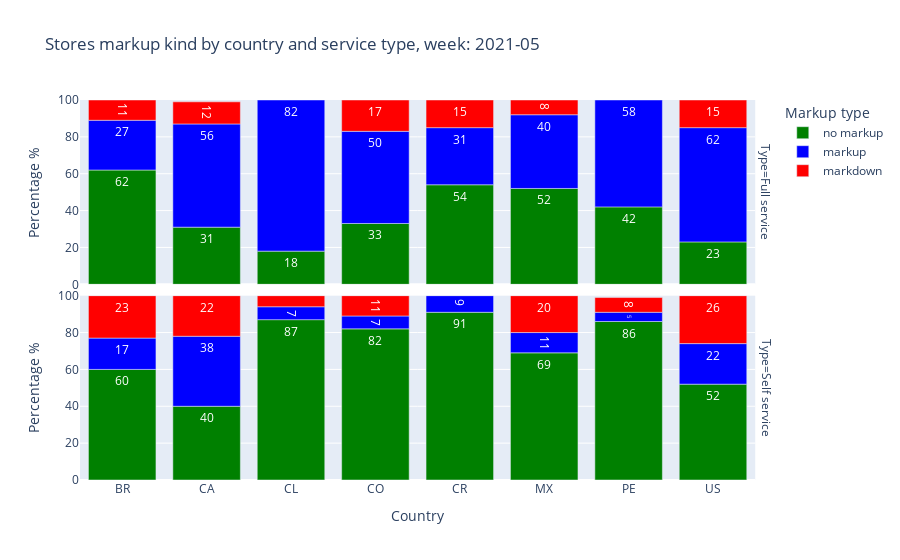

The code cell stored with this chart in its notebook:
### Code cell
#Gráfico "Stores markup kind by country and service type"

markup_cs_type['percentage']=markup_cs.groupby(['country', 'service_type','markup_type']).size().groupby(['country', 'service_type']).apply(lambda x: 100 * x / float(x.sum())).values.round(0)

fig = px.bar(markup_cs_type, 
             x="country",
             y='percentage', 
             color='markup_type',
             hover_data=['count'],
             color_discrete_sequence=['green','blue','red'],range_y=[0,100],
             title="Stores markup kind by country and service type, week: "+str(week[0]),
             labels={'count':'Number of Stores','country':'Country','service_type':'Type','markup_type':'Markup type','percentage':'Percentage %'}
             ,facet_row="service_type",
             category_orders={"service_type": ["Full service", "Self service"],'markup_type':['no markup','markup','markdown']},
            text='percentage')
fig.update_yaxes(matches=None)
#fig.add_annotation(x='CO', y=1,
           # text="Markup/markdown considers relative markup above 1% or below -1%",showarrow=False)
fig.show()

### Figure 1 — Plotly figure (JSON) as saved in the notebook; plotly's stock layout.template omitted (floating-point values rounded to 4 significant figures)
{"data": [{"alignmentgroup": "True", "customdata": [[28], [5], [2], [4], [7], [21], [5], [3]], "hovertemplate": "Markup type=no markup<br>Type=Full service<br>Country=%{x}<br>Percentage %=%{text}<br>Number of Stores=%{customdata[0]}<extra></extra>", "legendgroup": "no markup", "marker": {"color": "green"}, "name": "no markup", "offsetgroup": "no markup", "orientation": "v", "showlegend": true, "text": [62, 31, 18, 33, 54, 52, 42, 23], "textposition": "auto", "type": "bar", "x": ["BR", "CA", "CL", "CO", "CR", "MX", "PE", "US"], "xaxis": "x2", "y": [62, 31, 18, 33, 54, 52, 42, 23], "yaxis": "y2"}, {"alignmentgroup": "True", "customdata": [[169], [20], [817], [36], [10], [286], [82], [84]], "hovertemplate": "Markup type=no markup<br>Type=Self service<br>Country=%{x}<br>Percentage %=%{text}<br>Number of Stores=%{customdata[0]}<extra></extra>", "legendgroup": "no markup", "marker": {"color": "green"}, "name": "no markup", "offsetgroup": "no markup", "orientation": "v", "showlegend": false, "text": [60, 40, 87, 82, 91, 69, 86, 52], "textposition": "auto", "type": "bar", "x": ["BR", "CA", "CL", "CO", "CR", "MX", "PE", "US"], "xaxis": "x", "y": [60, 40, 87, 82, 91, 69, 86, 52], "yaxis": "y"}, {"alignmentgroup": "True", "customdata": [[12], [9], [9], [6], [4], [16], [7], [8]], "hovertemplate": "Markup type=markup<br>Type=Full service<br>Country=%{x}<br>Percentage %=%{text}<br>Number of Stores=%{customdata[0]}<extra></extra>", "legendgroup": "markup", "marker": {"color": "blue"}, "name": "markup", "offsetgroup": "markup", "orientation": "v", "showlegend": true, "text": [27, 56, 82, 50, 31, 40, 58, 62], "textposition": "auto", "type": "bar", "x": ["BR", "CA", "CL", "CO", "CR", "MX", "PE", "US"], "xaxis": "x2", "y": [27, 56, 82, 50, 31, 40, 58, 62], "yaxis": "y2"}, {"alignmentgroup": "True", "customdata": [[49], [19], [63], [3], [1], [46], [5], [36]], "hovertemplate": "Markup type=markup<br>Type=Self service<br>Country=%{x}<br>Percentage %=%{text}<br>Number of Stores=%{customdata[0]}<extra></extra>", "legendgroup": "markup", "marker": {"color": "blue"}, "name": "markup", "offsetgroup": "markup", "orientation": "v", "showlegend": false, "text": [17, 38, 7, 7, 9, 11, 5, 22], "textposition": "auto", "type": "bar", "x": ["BR", "CA", "CL", "CO", "CR", "MX", "PE", "US"], "xaxis": "x", "y": [17, 38, 7, 7, 9, 11, 5, 22], "yaxis": "y"}, {"alignmentgroup": "True", "customdata": [[5], [2], [2], [2], [3], [2]], "hovertemplate": "Markup type=markdown<br>Type=Full service<br>Country=%{x}<br>Percentage %=%{text}<br>Number of Stores=%{customdata[0]}<extra></extra>", "legendgroup": "markdown", "marker": {"color": "red"}, "name": "markdown", "offsetgroup": "markdown", "orientation": "v", "showlegend": true, "text": [11, 12, 17, 15, 8, 15], "textposition": "auto", "type": "bar", "x": ["BR", "CA", "CO", "CR", "MX", "US"], "xaxis": "x2", "y": [11, 12, 17, 15, 8, 15], "yaxis": "y2"}, {"alignmentgroup": "True", "customdata": [[66], [11], [59], [5], [85], [8], [43]], "hovertemplate": "Markup type=markdown<br>Type=Self service<br>Country=%{x}<br>Percentage %=%{text}<br>Number of Stores=%{customdata[0]}<extra></extra>", "legendgroup": "markdown", "marker": {"color": "red"}, "name": "markdown", "offsetgroup": "markdown", "orientation": "v", "showlegend": false, "text": [23, 22, 6, 11, 20, 8, 26], "textposition": "auto", "type": "bar", "x": ["BR", "CA", "CL", "CO", "MX", "PE", "US"], "xaxis": "x", "y": [23, 22, 6, 11, 20, 8, 26], "yaxis": "y"}], "layout": {"annotations": [{"font": {}, "showarrow": false, "text": "Type=Self service", "textangle": 90, "x": 0.98, "xanchor": "left", "xref": "paper", "y": 0.2425, "yanchor": "middle", "yref": "paper"}, {"font": {}, "showarrow": false, "text": "Type=Full service", "textangle": 90, "x": 0.98, "xanchor": "left", "xref": "paper", "y": 0.7575, "yanchor": "middle", "yref": "paper"}], "barmode": "relative", "legend": {"title": {"text": "Markup type"}, "tracegroupgap": 0}, "title": {"text": "Stores markup kind by country and service type, week: 2021-05"}, "xaxis": {"anchor": "y", "domain": [0, 0.98], "title": {"text": "Country"}}, "xaxis2": {"anchor": "y2", "domain": [0, 0.98], "matches": "x", "showticklabels": false}, "yaxis": {"anchor": "x", "domain": [0, 0.485], "range": [0, 100], "title": {"text": "Percentage %"}}, "yaxis2": {"anchor": "x2", "domain": [0.515, 1], "range": [0, 100], "title": {"text": "Percentage %"}}}}
